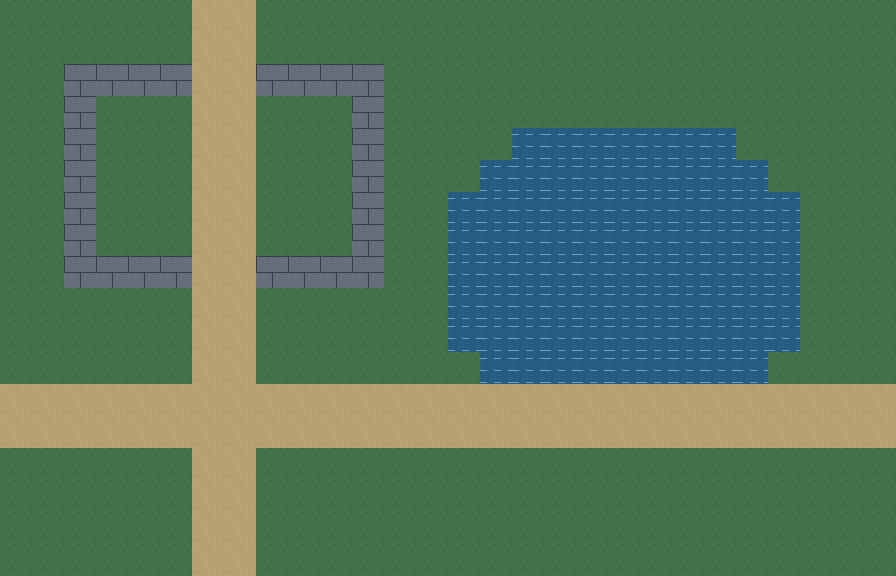

Rendered tile map (Tiled .tmx) drawn with the repository's tilesets; below, a short description and the full map source, tile grids included:
An orthogonal 28x18 tile map with 32x32 px tiles, 2 tile layers (Terrain, Walls).

<map orientation="orthogonal" width="28" height="18" tilewidth="32" tileheight="32">
	<tileset firstgid="1" source="terrain.tsx" />
	<layer name="Terrain" width="28" height="18">
		<data encoding="csv">
			1,1,1,1,1,1,2,2,1,1,1,1,1,1,1,1,1,1,1,1,1,1,1,1,1,1,1,1,
			1,1,1,1,1,1,2,2,1,1,1,1,1,1,1,1,1,1,1,1,1,1,1,1,1,1,1,1,
			1,1,1,1,1,1,2,2,1,1,1,1,1,1,1,1,1,1,1,1,1,1,1,1,1,1,1,1,
			1,1,1,1,1,1,2,2,1,1,1,1,1,1,1,1,1,1,1,1,1,1,1,1,1,1,1,1,
			1,1,1,1,1,1,2,2,1,1,1,1,1,1,1,1,3,3,3,3,3,3,3,1,1,1,1,1,
			1,1,1,1,1,1,2,2,1,1,1,1,1,1,1,3,3,3,3,3,3,3,3,3,1,1,1,1,
			1,1,1,1,1,1,2,2,1,1,1,1,1,1,3,3,3,3,3,3,3,3,3,3,3,1,1,1,
			1,1,1,1,1,1,2,2,1,1,1,1,1,1,3,3,3,3,3,3,3,3,3,3,3,1,1,1,
			1,1,1,1,1,1,2,2,1,1,1,1,1,1,3,3,3,3,3,3,3,3,3,3,3,1,1,1,
			1,1,1,1,1,1,2,2,1,1,1,1,1,1,3,3,3,3,3,3,3,3,3,3,3,1,1,1,
			1,1,1,1,1,1,2,2,1,1,1,1,1,1,3,3,3,3,3,3,3,3,3,3,3,1,1,1,
			1,1,1,1,1,1,2,2,1,1,1,1,1,1,1,3,3,3,3,3,3,3,3,3,1,1,1,1,
			2,2,2,2,2,2,2,2,2,2,2,2,2,2,2,2,2,2,2,2,2,2,2,2,2,2,2,2,
			2,2,2,2,2,2,2,2,2,2,2,2,2,2,2,2,2,2,2,2,2,2,2,2,2,2,2,2,
			1,1,1,1,1,1,2,2,1,1,1,1,1,1,1,1,1,1,1,1,1,1,1,1,1,1,1,1,
			1,1,1,1,1,1,2,2,1,1,1,1,1,1,1,1,1,1,1,1,1,1,1,1,1,1,1,1,
			1,1,1,1,1,1,2,2,1,1,1,1,1,1,1,1,1,1,1,1,1,1,1,1,1,1,1,1,
			1,1,1,1,1,1,2,2,1,1,1,1,1,1,1,1,1,1,1,1,1,1,1,1,1,1,1,1
		</data>
	</layer>
	<layer name="Walls" width="28" height="18">
		<data encoding="csv">
			0,0,0,0,0,0,0,0,0,0,0,0,0,0,0,0,0,0,0,0,0,0,0,0,0,0,0,0,
			0,0,0,0,0,0,0,0,0,0,0,0,0,0,0,0,0,0,0,0,0,0,0,0,0,0,0,0,
			0,0,5,5,5,5,0,0,5,5,5,5,0,0,0,0,0,0,0,0,0,0,0,0,0,0,0,0,
			0,0,5,0,0,0,0,0,0,0,0,5,0,0,0,0,0,0,0,0,0,0,0,0,0,0,0,0,
			0,0,5,0,0,0,0,0,0,0,0,5,0,0,0,0,0,0,0,0,0,0,0,0,0,0,0,0,
			0,0,5,0,0,0,0,0,0,0,0,5,0,0,0,0,0,0,0,0,0,0,0,0,0,0,0,0,
			0,0,5,0,0,0,0,0,0,0,0,5,0,0,0,0,0,0,0,0,0,0,0,0,0,0,0,0,
			0,0,5,0,0,0,0,0,0,0,0,5,0,0,0,0,0,0,0,0,0,0,0,0,0,0,0,0,
			0,0,5,5,5,5,0,0,5,5,5,5,0,0,0,0,0,0,0,0,0,0,0,0,0,0,0,0,
			0,0,0,0,0,0,0,0,0,0,0,0,0,0,0,0,0,0,0,0,0,0,0,0,0,0,0,0,
			0,0,0,0,0,0,0,0,0,0,0,0,0,0,0,0,0,0,0,0,0,0,0,0,0,0,0,0,
			0,0,0,0,0,0,0,0,0,0,0,0,0,0,0,0,0,0,0,0,0,0,0,0,0,0,0,0,
			0,0,0,0,0,0,0,0,0,0,0,0,0,0,0,0,0,0,0,0,0,0,0,0,0,0,0,0,
			0,0,0,0,0,0,0,0,0,0,0,0,0,0,0,0,0,0,0,0,0,0,0,0,0,0,0,0,
			0,0,0,0,0,0,0,0,0,0,0,0,0,0,0,0,0,0,0,0,0,0,0,0,0,0,0,0,
			0,0,0,0,0,0,0,0,0,0,0,0,0,0,0,0,0,0,0,0,0,0,0,0,0,0,0,0,
			0,0,0,0,0,0,0,0,0,0,0,0,0,0,0,0,0,0,0,0,0,0,0,0,0,0,0,0,
			0,0,0,0,0,0,0,0,0,0,0,0,0,0,0,0,0,0,0,0,0,0,0,0,0,0,0,0
		</data>
	</layer>
</map>
